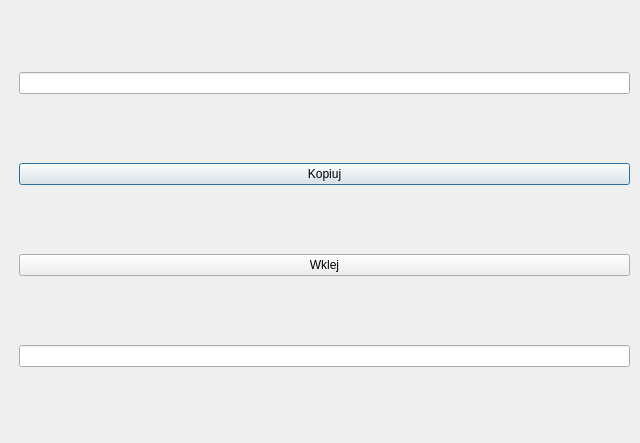
<?xml version="1.0" encoding="UTF-8"?>
<ui version="4.0">
 <class>Dialog</class>
 <widget class="QDialog" name="Dialog">
  <property name="geometry">
   <rect>
    <x>0</x>
    <y>0</y>
    <width>640</width>
    <height>443</height>
   </rect>
  </property>
  <property name="windowTitle">
   <string>Dialog</string>
  </property>
  <widget class="QWidget" name="verticalLayoutWidget">
   <property name="geometry">
    <rect>
     <x>19</x>
     <y>9</y>
     <width>611</width>
     <height>421</height>
    </rect>
   </property>
   <layout class="QVBoxLayout" name="verticalLayout">
    <item>
     <widget class="QLineEdit" name="value1"/>
    </item>
    <item>
     <widget class="QPushButton" name="copyBtn">
      <property name="text">
       <string>Kopiuj</string>
      </property>
     </widget>
    </item>
    <item>
     <widget class="QPushButton" name="pasteBtn">
      <property name="text">
       <string>Wklej</string>
      </property>
     </widget>
    </item>
    <item>
     <widget class="QLineEdit" name="value2">
      <property name="readOnly">
       <bool>true</bool>
      </property>
     </widget>
    </item>
   </layout>
  </widget>
 </widget>
 <resources/>
 <connections/>
</ui>
